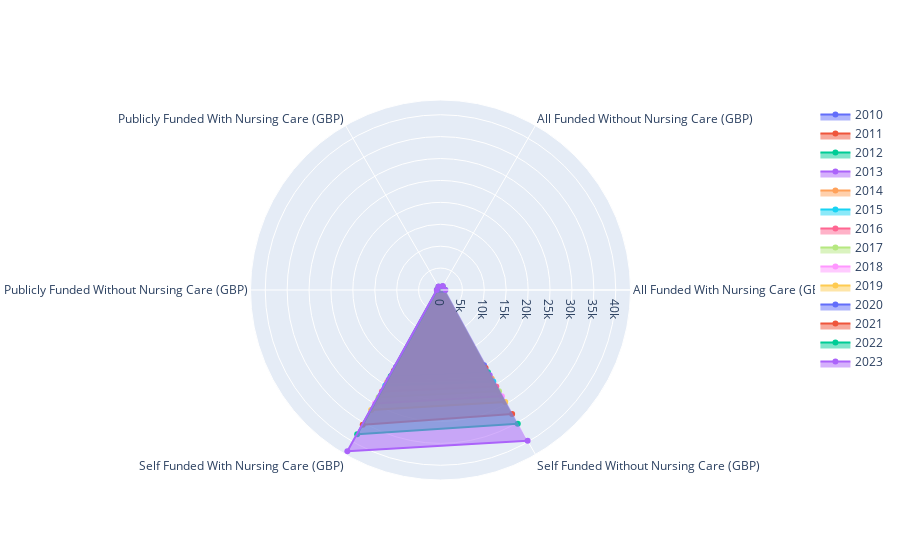

The notebook cell saved with this chart:
### Code cell
# Showing spider plot with all years
fig = go.Figure()

for year_i in range(0, len(care_home_charges_scot)):
    fig.add_trace(go.Scatterpolar(
        r = care_home_charges_scot.iloc[year_i].tolist(),
        theta = care_home_charges_scot.columns.values.tolist(),
        fill = "toself",
        name = str(care_home_charges_scot.index[year_i]).replace("0331","")
    ))


fig.show()

### Figure 1 — Plotly figure (JSON) as saved in the notebook; plotly's stock layout.template omitted (floating-point values rounded to 4 significant figures)
{"data": [{"fill": "toself", "name": "2010", "r": [0, 0, 0, 0, 20332, 19861], "theta": ["All Funded With Nursing Care (GBP)", "All Funded Without Nursing Care (GBP)", "Publicly Funded With Nursing Care (GBP)", "Publicly Funded Without Nursing Care (GBP)", "Self Funded With Nursing Care (GBP)", "Self Funded Without Nursing Care (GBP)"], "type": "scatterpolar"}, {"fill": "toself", "name": "2011", "r": [623, 572, 561, 531, 21286, 20578], "theta": ["All Funded With Nursing Care (GBP)", "All Funded Without Nursing Care (GBP)", "Publicly Funded With Nursing Care (GBP)", "Publicly Funded Without Nursing Care (GBP)", "Self Funded With Nursing Care (GBP)", "Self Funded Without Nursing Care (GBP)"], "type": "scatterpolar"}, {"fill": "toself", "name": "2012", "r": [637, 592, 574, 542, 22747, 21663], "theta": ["All Funded With Nursing Care (GBP)", "All Funded Without Nursing Care (GBP)", "Publicly Funded With Nursing Care (GBP)", "Publicly Funded Without Nursing Care (GBP)", "Self Funded With Nursing Care (GBP)", "Self Funded Without Nursing Care (GBP)"], "type": "scatterpolar"}, {"fill": "toself", "name": "2013", "r": [659, 615, 591, 556, 23653, 22471], "theta": ["All Funded With Nursing Care (GBP)", "All Funded Without Nursing Care (GBP)", "Publicly Funded With Nursing Care (GBP)", "Publicly Funded Without Nursing Care (GBP)", "Self Funded With Nursing Care (GBP)", "Self Funded Without Nursing Care (GBP)"], "type": "scatterpolar"}, {"fill": "toself", "name": "2014", "r": [681, 633, 607, 574, 24336, 23378], "theta": ["All Funded With Nursing Care (GBP)", "All Funded Without Nursing Care (GBP)", "Publicly Funded With Nursing Care (GBP)", "Publicly Funded Without Nursing Care (GBP)", "Self Funded With Nursing Care (GBP)", "Self Funded Without Nursing Care (GBP)"], "type": "scatterpolar"}, {"fill": "toself", "name": "2015", "r": [698, 652, 616, 583, 25184, 24098], "theta": ["All Funded With Nursing Care (GBP)", "All Funded Without Nursing Care (GBP)", "Publicly Funded With Nursing Care (GBP)", "Publicly Funded Without Nursing Care (GBP)", "Self Funded With Nursing Care (GBP)", "Self Funded Without Nursing Care (GBP)"], "type": "scatterpolar"}, {"fill": "toself", "name": "2016", "r": [733, 683, 642, 605, 26745, 25445], "theta": ["All Funded With Nursing Care (GBP)", "All Funded Without Nursing Care (GBP)", "Publicly Funded With Nursing Care (GBP)", "Publicly Funded Without Nursing Care (GBP)", "Self Funded With Nursing Care (GBP)", "Self Funded Without Nursing Care (GBP)"], "type": "scatterpolar"}, {"fill": "toself", "name": "2017", "r": [776, 717, 682, 635, 28244, 26708], "theta": ["All Funded With Nursing Care (GBP)", "All Funded Without Nursing Care (GBP)", "Publicly Funded With Nursing Care (GBP)", "Publicly Funded Without Nursing Care (GBP)", "Self Funded With Nursing Care (GBP)", "Self Funded Without Nursing Care (GBP)"], "type": "scatterpolar"}, {"fill": "toself", "name": "2018", "r": [820, 755, 709, 666, 29929, 28026], "theta": ["All Funded With Nursing Care (GBP)", "All Funded Without Nursing Care (GBP)", "Publicly Funded With Nursing Care (GBP)", "Publicly Funded Without Nursing Care (GBP)", "Self Funded With Nursing Care (GBP)", "Self Funded Without Nursing Care (GBP)"], "type": "scatterpolar"}, {"fill": "toself", "name": "2019", "r": [873, 799, 746, 690, 31651, 29549], "theta": ["All Funded With Nursing Care (GBP)", "All Funded Without Nursing Care (GBP)", "Publicly Funded With Nursing Care (GBP)", "Publicly Funded Without Nursing Care (GBP)", "Self Funded With Nursing Care (GBP)", "Self Funded Without Nursing Care (GBP)"], "type": "scatterpolar"}, {"fill": "toself", "name": "2020", "r": [0, 0, 0, 0, 0, 0], "theta": ["All Funded With Nursing Care (GBP)", "All Funded Without Nursing Care (GBP)", "Publicly Funded With Nursing Care (GBP)", "Publicly Funded Without Nursing Care (GBP)", "Self Funded With Nursing Care (GBP)", "Self Funded Without Nursing Care (GBP)"], "type": "scatterpolar"}, {"fill": "toself", "name": "2021", "r": [954, 874, 795, 740, 35496, 32708], "theta": ["All Funded With Nursing Care (GBP)", "All Funded Without Nursing Care (GBP)", "Publicly Funded With Nursing Care (GBP)", "Publicly Funded Without Nursing Care (GBP)", "Self Funded With Nursing Care (GBP)", "Self Funded Without Nursing Care (GBP)"], "type": "scatterpolar"}, {"fill": "toself", "name": "2022", "r": [1032, 941, 856, 792, 38039, 35275], "theta": ["All Funded With Nursing Care (GBP)", "All Funded Without Nursing Care (GBP)", "Publicly Funded With Nursing Care (GBP)", "Publicly Funded Without Nursing Care (GBP)", "Self Funded With Nursing Care (GBP)", "Self Funded Without Nursing Care (GBP)"], "type": "scatterpolar"}, {"fill": "toself", "name": "2023", "r": [1122, 1036, 910, 848, 42509, 39759], "theta": ["All Funded With Nursing Care (GBP)", "All Funded Without Nursing Care (GBP)", "Publicly Funded With Nursing Care (GBP)", "Publicly Funded Without Nursing Care (GBP)", "Self Funded With Nursing Care (GBP)", "Self Funded Without Nursing Care (GBP)"], "type": "scatterpolar"}], "layout": {}}
